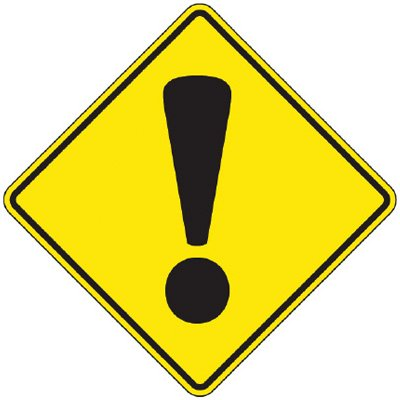
#> input picture Resource/Image/road_sign.jpg, 400 x 400 px, found by its file name
$ python sharpen.py
#> lines starting #> are read from the running program, lines starting #| are printed output that depends on the picture
import cv2
import numpy as np

img = cv2.imread('road_sign.jpg')
#> img is the input picture: shape (400, 400, 3); mean B, G, R 130, 217.6, 226.7
cv2.imshow('Original', img)
# generating the kernels
kernel_sharpen_1= np.array([[-1,-1,-1],
[-1,9,-1],
[-1,-1,-1]])

kernel_sharpen_2= np.array([[1,1,1],
[1,-7,1],
[1,1,1]])

kernel_sharpen_3= np.array([[-1,-1,-1,-1,-1],
[-1,2,2,2,-1],
[-1,2,8,2,-1],
[-1,2,2,2,-1],
[-1,-1,-1,-1,-1]]) / 8.0

# applying
output_1 =cv2.filter2D(img,-1, kernel_sharpen_1)
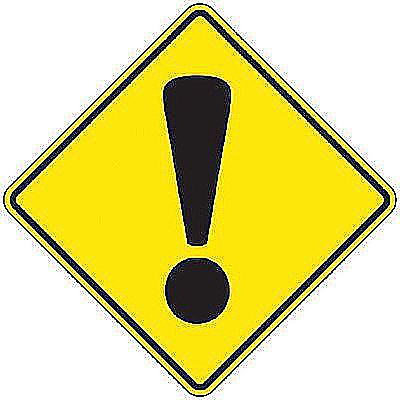
#> output_1: shape (400, 400, 3); mean B, G, R 135.9, 216.9, 224.7

output_2 =cv2.filter2D(img,-1, kernel_sharpen_2)
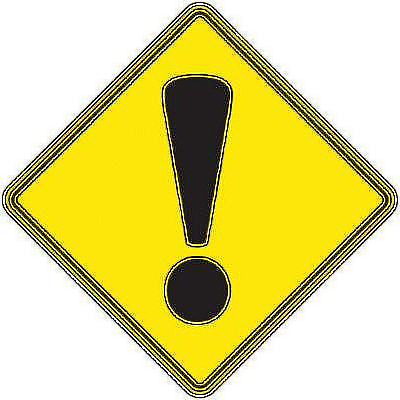
#> output_2: shape (400, 400, 3); mean B, G, R 134, 214.8, 223

output_3 =cv2.filter2D(img,-1, kernel_sharpen_3)
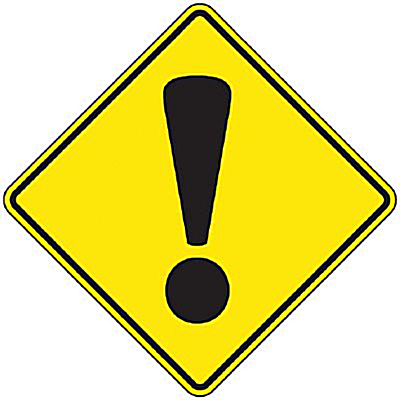
#> output_3: shape (400, 400, 3); mean B, G, R 130.2, 216.7, 224.7

cv2.imshow('Sharpening', output_1)
cv2.imshow('Excessive Sharpening', output_2)
cv2.imshow('Edge Enhancement', output_3)
cv2.waitKey(0)
